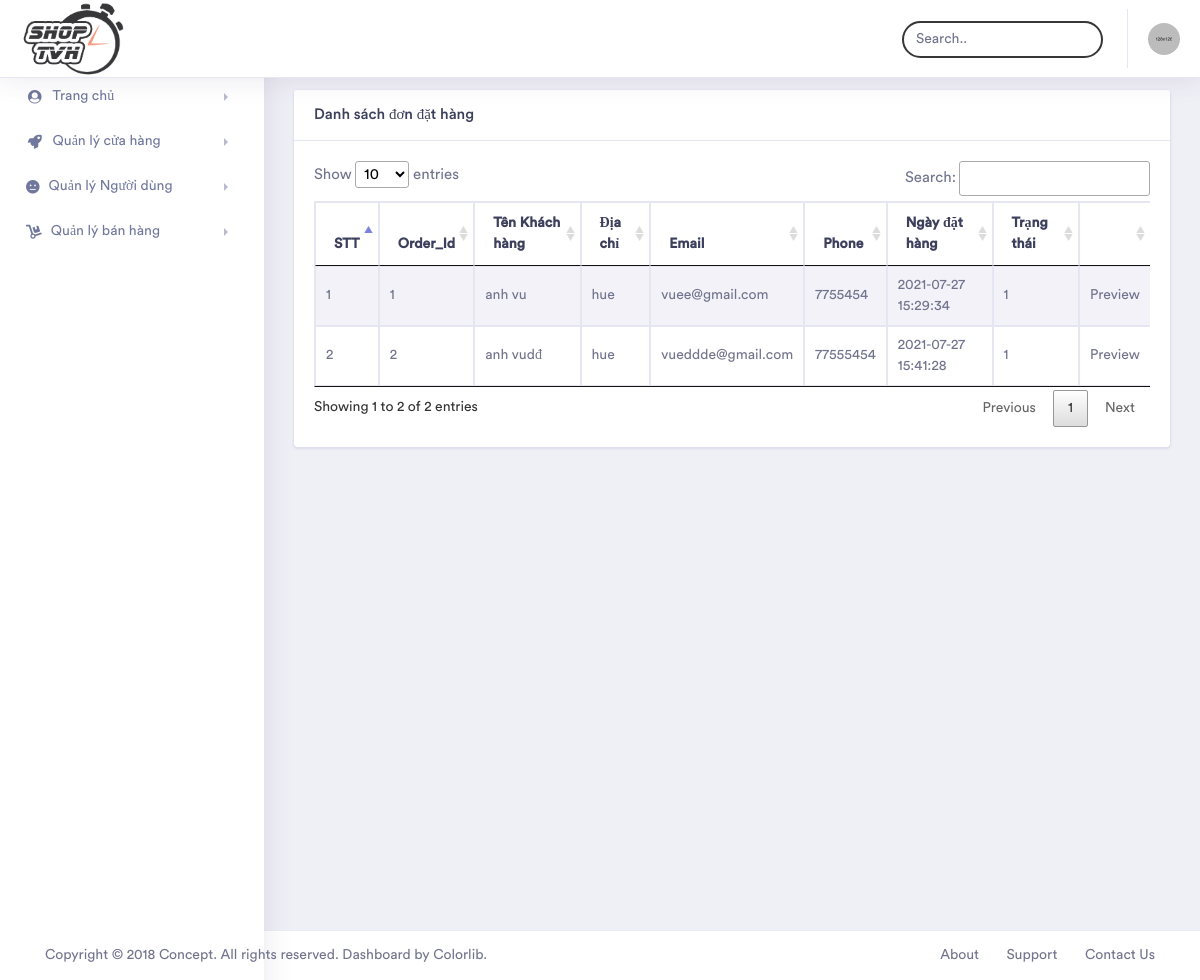
/admin/index.php?module=listorder (signed in), run on an earlier commit of the app's database.
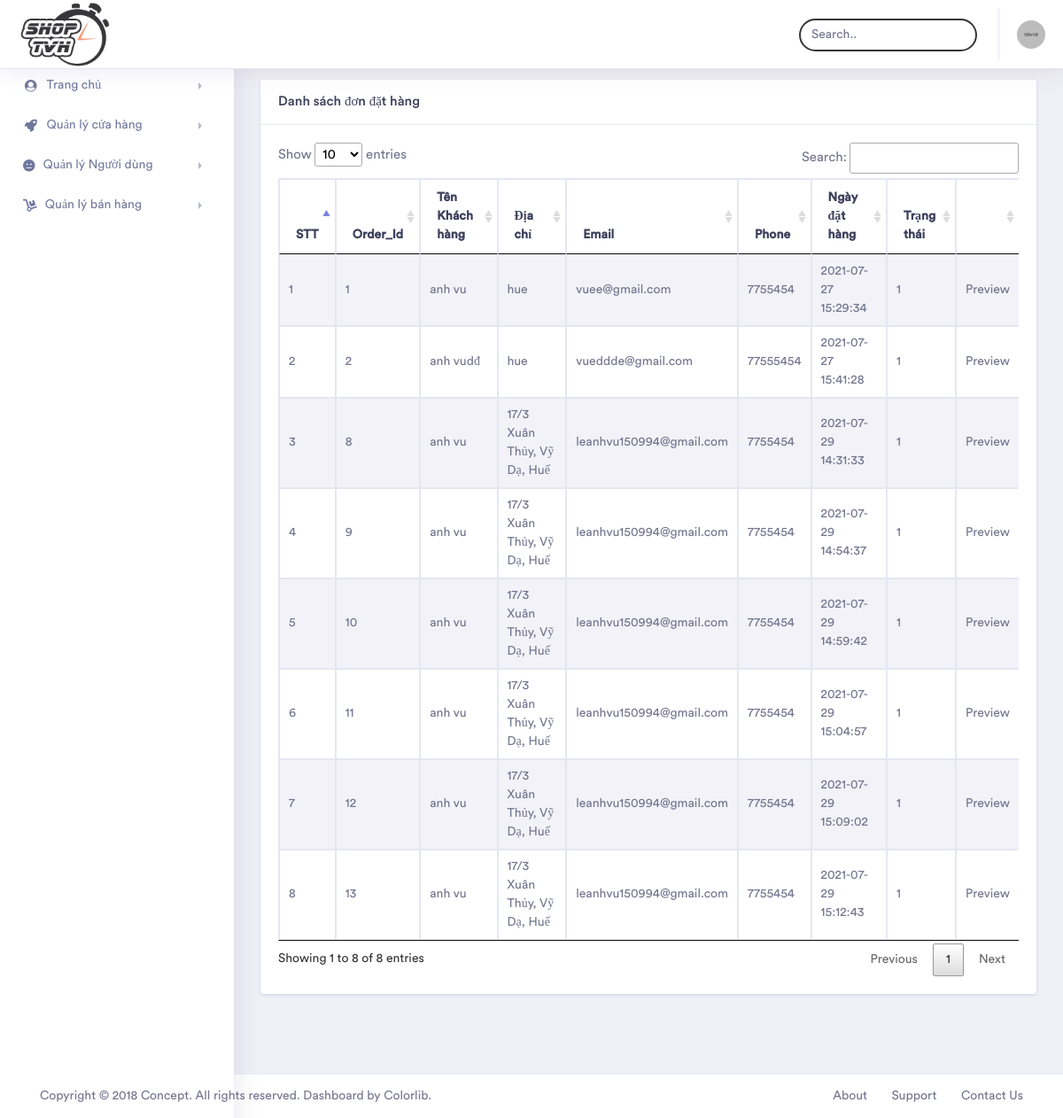
And on a later commit of the database.
### tables this page shows
CREATE TABLE `bill` (
  `OrderID` int(11) NOT NULL,
  `CustomerID` int(11) NOT NULL,
  `Fullname` varchar(50) NOT NULL,
  `Address` varchar(255) NOT NULL,
  `Phone` varchar(20) NOT NULL,
  `Email` varchar(255) NOT NULL,
  `Status` tinyint(1) NOT NULL,
  `DateCreate` datetime NOT NULL,
  `paymentID` int(11) NOT NULL
);

### admin/modules/listorder.php (the view)
<div class="container-fluid  dashboard-content">
    <div class="row">
        <div class="col-xl-12 col-lg-12 col-md-12 col-sm-12 col-12">
            <div class="card">
                <h5 class="card-header">Danh sách đơn đặt hàng</h5>
                <div class="card-body">
                    <div class="table-responsive">
                        <table id="table_id" class="table table-striped table-bordered first">
                            <thead>
                                <tr>
                                    <th>STT</th>
                                    <th>Order_Id</th>
                                    <th>Tên Khách hàng</th>
                                    <th>Địa chỉ</th>
                                    <th>Email</th>
                                    <th>Phone</th>
                                    <th>Ngày đặt hàng</th>
                                    <th>Trạng thái</th>
                                    <th></th>
                                </tr>
                            </thead>
                            <tbody>
                                <?php
                                $sqlSelect = "SELECT * FROM bill";
                                $result = mysqli_query($conn, $sqlSelect) or die("Lỗi truy vấn");
                                if (mysqli_num_rows($result) > 0) {
                                    $count = 0;
                                    while ($row = mysqli_fetch_assoc($result)) {
                                        $count++;
                                        ?>
                                        <tr>
                                            <td><?php echo $count ?></td>
                                            <td><?php echo $row["OrderID"]; ?></td>
                                            <td><?php echo $row["Fullname"]; ?></td>
                                            <td><?php echo $row["Address"] ?></td>
                                            <td><?php echo $row["Email"] ?></td>
                                            <td><?php echo $row["Phone"] ?></td>
                                            <td><?php echo $row["DateCreate"] ?></td>
                                            <td><?php echo $row["Status"]?></td>
                                            <td><a href="index.php?module=detailorder&id=<?php echo $row["OrderID"] ?>">Preview</a></td>
                                        </tr>
                                    <?php }
                                }
                                ?>
                            </tbody>
                        </table>
                    </div>
                </div>
            </div>
        </div>
    </div>
</div>

### admin/index.php (shortened to what this page needs)
<!doctype html>
<html lang="en">
    <head>
        <link rel="stylesheet" href="assets/vendor/bootstrap/css/bootstrap.min.css">
        <link href="assets/vendor/fonts/circular-std/style.css" rel="stylesheet">
        <link rel="stylesheet" href="assets/libs/css/style.css">
        <link rel="stylesheet" href="assets/vendor/fonts/fontawesome/css/fontawesome-all.css">
        <link rel="stylesheet" href="assets/vendor/charts/chartist-bundle/chartist.css">
        <link rel="stylesheet" href="assets/vendor/charts/morris-bundle/morris.css">
        <link rel="stylesheet" href="assets/vendor/fonts/material-design-iconic-font/css/materialdesignicons.min.css">
        <link rel="stylesheet" href="assets/vendor/charts/c3charts/c3.css">
        <link rel="stylesheet" href="assets/vendor/fonts/flag-icon-css/flag-icon.min.css">
        <link rel="stylesheet" type="text/css" href="assets/DataTables/datatables.min.css"/>
         <link href='assets/vendor/full-calendar/css/fullcalendar.css' rel='stylesheet' />
    <link href='assets/vendor/full-calendar/css/fullcalendar.print.css' rel='stylesheet' media='print' />
    </head>
    <body>
        <?php include("modules/header.php"); ?>
        <div class="dashboard-main-wrapper">
            <?php include("modules/nav-left.php"); ?>
            <div class="dashboard-wrapper">
                <div class="dashboard-ecommerce">
                    <?php
                    if (isset($_GET["module"])) {
                        $module = $_GET["module"];
                        include("modules/" . $module . ".php");
                    } else {
                        include("modules/home.php");
                    }
                    ?>
                </div>
            </div>
        </div>
                <?php include("modules/footer.php"); ?>
    </body>
</html>

### admin/modules/header.php (shortened to what this page needs)
<div class="dashboard-header">
    <nav class="navbar navbar-expand-lg bg-white fixed-top">
    <a href="index.php" class="logo" title="LOGO TIEU DE">
                                <img src="../libs/images/logonew1.png" style="width: 150px;" alt="" title="">
                            </a>
        <div class="collapse navbar-collapse " id="navbarSupportedContent">
            <ul class="navbar-nav ml-auto navbar-right-top">
                <li class="nav-item">
                    <div id="custom-search" class="top-search-bar">
                        <input class="form-control" type="text" placeholder="Search..">
                    </div>
                </li>
                <li class="nav-item dropdown nav-user">
                    <a class="nav-link nav-user-img" href="#" id="navbarDropdownMenuLink2" data-toggle="dropdown" aria-haspopup="true" aria-expanded="false"><img src="assets/images/avatar-1.jpg" alt="" class="user-avatar-md rounded-circle"></a>
                </li>
            </ul>
        </div>
    </nav>
</div>

### admin/modules/nav-left.php (shortened to what this page needs)
<div class="nav-left-sidebar ">
    <div class="menu-list">
        <nav class="navbar navbar-expand-lg navbar-light">
            <div class="collapse navbar-collapse" id="navbarNav">
                <ul class="navbar-nav flex-column">
                    <li class="nav-item ">
                        <a class="nav-link" href="index.php" data-toggle="collapse" aria-expanded="false" data-target="#submenu-1" aria-controls="submenu-1"><i class="fa fa-fw fa-user-circle"></i>Trang chủ </a>
                    </li>
                    <li class="nav-item">
                        <a class="nav-link" href="#" data-toggle="collapse" aria-expanded="false" data-target="#submenu-2" aria-controls="submenu-2"><i class="fa fa-fw fa-rocket"></i>Quản lý cửa hàng</a>
                    </li>
                    <?php if(isset($_SESSION["login"])){
                        $seslogin = $_SESSION["login"][8];
                        if ($seslogin==1) {
                                                ?>
                     <li class="nav-item">
                        <a class="nav-link" href="#" data-toggle="collapse" aria-expanded="false" data-target="#submenu-4" aria-controls="submenu-4"><i class="fas fa-meh"></i>Quản lý Người dùng</a>
                    </li>
                    <?php }} ?>
                    <?php if(isset($_SESSION["login"])){
                        $seslogin = $_SESSION["login"][8];
                        if ($seslogin==1 || $seslogin==2) {
                                                ?>
                     <li class="nav-item">
                        <a class="nav-link" href="#" data-toggle="collapse" aria-expanded="false" data-target="#submenu-6" aria-controls="submenu-6"><i class="fas fa-dolly"></i>Quản lý bán hàng</a>
                    </li>
                    <?php }} ?>
                </ul>
            </div>
        </nav>
    </div>
</div>

### admin/modules/footer.php
<div class="footer">
    <div class="container-fluid">
        <div class="row">
            <div class="col-xl-6 col-lg-6 col-md-6 col-sm-12 col-12">
                Copyright © 2018 Concept. All rights reserved. Dashboard by <a href="https://colorlib.com/wp/">Colorlib</a>.
            </div>
            <div class="col-xl-6 col-lg-6 col-md-6 col-sm-12 col-12">
                <div class="text-md-right footer-links d-none d-sm-block">
                    <a href="javascript: void(0);">About</a>
                    <a href="javascript: void(0);">Support</a>
                    <a href="javascript: void(0);">Contact Us</a>
                </div>
            </div>
        </div>
    </div>
</div>

What changed in the data, as far as the page shows it:
added bill: OrderID "8", Fullname "anh vu", Address "17/3 Xuân Thủy, Vỹ Dạ, Huế", Email "leanhvu150994@gmail.com", Phone "7755454", DateCreate "2021-07-29 14:31:33", Status "1"
added bill: OrderID "9", Fullname "anh vu", Address "17/3 Xuân Thủy, Vỹ Dạ, Huế", Email "leanhvu150994@gmail.com", Phone "7755454", DateCreate "2021-07-29 14:54:37", Status "1"
added bill: OrderID "10", Fullname "anh vu", Address "17/3 Xuân Thủy, Vỹ Dạ, Huế", Email "leanhvu150994@gmail.com", Phone "7755454", DateCreate "2021-07-29 14:59:42", Status "1"
added bill: OrderID "11", Fullname "anh vu", Address "17/3 Xuân Thủy, Vỹ Dạ, Huế", Email "leanhvu150994@gmail.com", Phone "7755454", DateCreate "2021-07-29 15:04:57", Status "1"
added bill: OrderID "12", Fullname "anh vu", Address "17/3 Xuân Thủy, Vỹ Dạ, Huế", Email "leanhvu150994@gmail.com", Phone "7755454", DateCreate "2021-07-29 15:09:02", Status "1"
added bill: OrderID "13", Fullname "anh vu", Address "17/3 Xuân Thủy, Vỹ Dạ, Huế", Email "leanhvu150994@gmail.com", Phone "7755454", DateCreate "2021-07-29 15:12:43", Status "1"
Also different on the page:
text written by a page script: "Show entries Search: Showing 1 to 2 of 2 entries Previous 1 Next" → "Show entries Search: Showing 1 to 8 of 8 entries Previous 1 Next"
